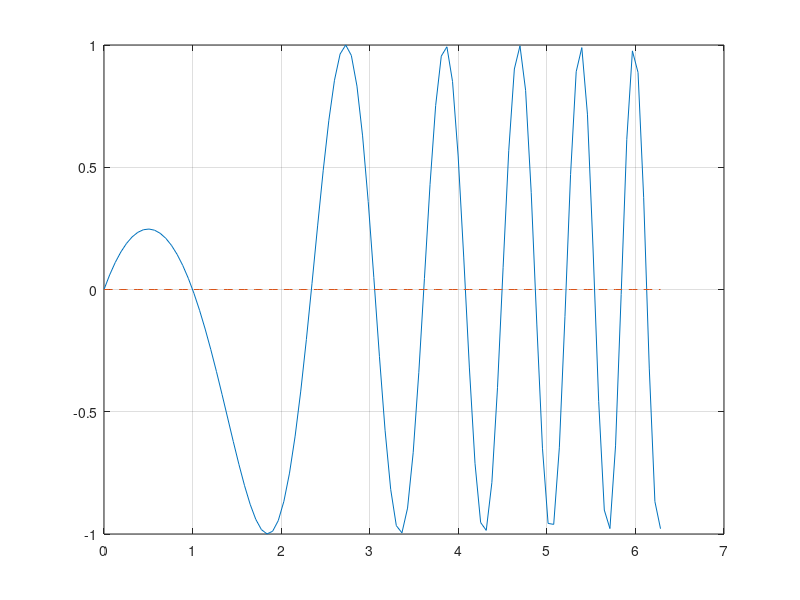

MATLAB code to generate this figure: (Note: this script raises an error after producing the figure.)
a = 0;
b = 2*pi;
f = @(x)sin(x.*(1-x));
i = 0;
m = 100;
x = linspace(a,b,m);
while i < 11
    plot(x,f(x),x,0*x,'--');
    grid on;
    z = ginput(1);
    [zr,fr] = fzero(f,z(1));
    disp(zr);
    hold on;
    plot(zr,fr,'r*',z(1),z(2),'g*');
    hold off;
    i = i + 1;
end